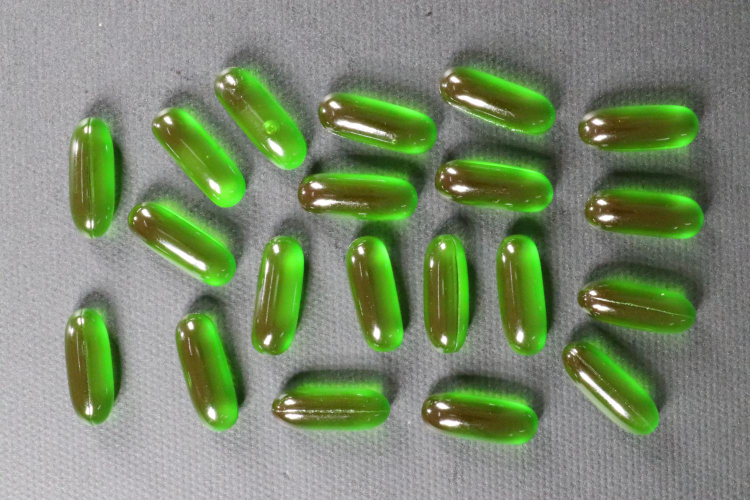
#> input picture data/curated/capsules/anomaly/000.JPG, 1500 x 1000 px (shown at 1/2 size)
$ python -i generate_embeddings.py   (imports and definitions only)
#> lines starting #> are read from the running program, lines starting #| are printed output that depends on the picture
"""
Generates 2,048-dimensional Deep Feature Embeddings for the 8-Line Industrial Suite.
Processes every image in data/embeddings/metadata.csv and saves:
- data/embeddings/image_embeddings.npy
- datasets/features.npy (for backward-compatible notebooks)
- datasets/labels.npy
"""

import os
import sys
from pathlib import Path
import numpy as np
import pandas as pd
from PIL import Image
from scipy.ndimage import sobel, uniform_filter

PROJECT_ROOT = Path(__file__).resolve().parent.parent
if str(PROJECT_ROOT) not in sys.path:
    sys.path.insert(0, str(PROJECT_ROOT))

def extract_image_descriptor(img_path: str, target_dim: int = 2048) -> np.ndarray:
    """
    Extracts a rich multi-scale visual descriptor (spatial grids, color moments,
    Sobel edge gradients, local textures) projected to 2048 dimensions.
    """
#> called with img_path = '../data/curated/capsules/anomaly/000.JPG', target_dim = 2048
    with Image.open(img_path) as raw_img:
#> raw_img is the input picture: PIL image 1500x1000 RGB; mean R, G, B 123, 137.9, 109.6
        img = raw_img.convert("RGB").resize((224, 224), Image.Resampling.BILINEAR)

    arr = np.array(img, dtype=np.float32) / 255.0
    H, W, C = arr.shape
#> H = 224; W = 224; C = 3

    # 1. Spatial Grid Pooling (8x8 = 64 blocks, 6 statistics per block -> 384 dims)
    # mean and std per channel
    grid_h, grid_w = 8, 8
    block_h, block_w = H // grid_h, W // grid_w
#> block_h = 28; block_w = 28
    spatial_feats = []
    for r in range(grid_h):
        for c in range(grid_w):
            patch = arr[r*block_h:(r+1)*block_h, c*block_w:(c+1)*block_w]
            means = np.mean(patch, axis=(0, 1))
            stds = np.std(patch, axis=(0, 1))
            spatial_feats.extend(means)
            spatial_feats.extend(stds)
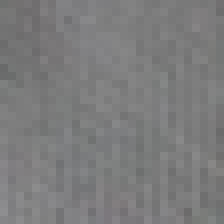
#> patch: shape (28, 28, 3) float32 (shown 8 times larger); mean R, G, B 0.486, 0.486, 0.488
#> after the loop, spatial_feats = 384 values, max 0.754 at index 338, min 0.0134 at index 4, mean 0.298
    spatial_feats = np.array(spatial_feats, dtype=np.float32)

    # 2. Multi-orientation Edge Gradients (Sobel)
    gray = np.mean(arr, axis=2)
    dx = sobel(gray, axis=1)
    dy = sobel(gray, axis=0)
    mag = np.hypot(dx, dy)
    angle = np.arctan2(dy, dx + 1e-7)

    # 16-bin gradient histogram across 4x4 spatial quadrants (16 * 16 = 256 dims)
    hist_feats = []
    q_h, q_w = H // 4, W // 4
#> q_h = 56; q_w = 56
    for r in range(4):
        for c in range(4):
            q_mag = mag[r*q_h:(r+1)*q_h, c*q_w:(c+1)*q_w]
            q_ang = angle[r*q_h:(r+1)*q_h, c*q_w:(c+1)*q_w]
            hist, _ = np.histogram(q_ang, bins=16, range=(-np.pi, np.pi), weights=q_mag)
            hist_norm = hist / (np.linalg.norm(hist) + 1e-7)
            hist_feats.extend(hist_norm)
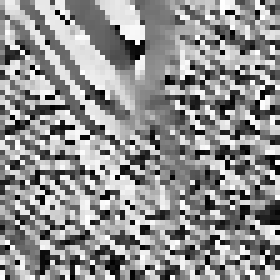
#> q_ang: shape (56, 56) float32 (shown 5 times larger); min -3.14, max 3.14, mean 0.401; drawn with min black and max white
#> after the loop, hist_feats = 256 values, max 0.768 at index 254, min 0.0316 at index 172, mean 0.213
    hist_feats = np.array(hist_feats, dtype=np.float32)

    # 3. Local Texture Contrast & Uniformity (Laplacian / local variance)
    local_mean = uniform_filter(gray, size=7)
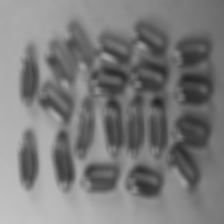
#> local_mean: shape (224, 224) float32; min 0.142, max 0.766, mean 0.484
    local_sq_mean = uniform_filter(gray**2, size=7)
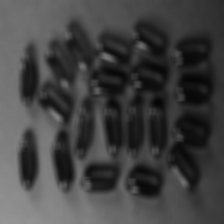
#> local_sq_mean: shape (224, 224) float32; min 0.0211, max 0.586, mean 0.26
    local_var = np.maximum(0, local_sq_mean - local_mean**2)
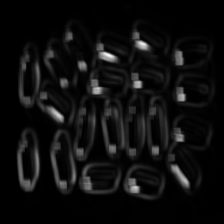
#> local_var: shape (224, 224) float32; min 2.73e-05, max 0.0926, mean 0.00529; drawn with min black and max white
    # 8x8 block texture moments (64 * 4 = 256 dims)
    tex_feats = []
    for r in range(8):
        for c in range(8):
            t_patch = local_var[r*block_h:(r+1)*block_h, c*block_w:(c+1)*block_w]
            tex_feats.extend([np.mean(t_patch), np.std(t_patch), np.max(t_patch), np.percentile(t_patch, 75)])
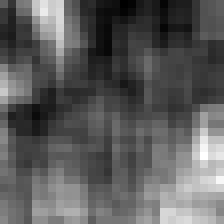
#> t_patch: shape (28, 28) float32 (shown 8 times larger); min 0.000119, max 0.000785, mean 0.00036; drawn with min black and max white
#> after the loop, tex_feats = 256 values, max 0.0926 at index 46, min 5.31e-05 at index 225, mean 0.0134
    tex_feats = np.array(tex_feats, dtype=np.float32)

    # Combine intermediate feature vector
    raw_vec = np.concatenate([spatial_feats, hist_feats, tex_feats])  # 384 + 256 + 256 = 896 dims
#> raw_vec = 896 values, max 0.768 at index 638, min 5.31e-05 at index 865, mean 0.192

    # Project deterministically to target_dim (2048) using orthogonal random projection
    rng = np.random.RandomState(42)
    proj_matrix = rng.randn(len(raw_vec), target_dim).astype(np.float32)
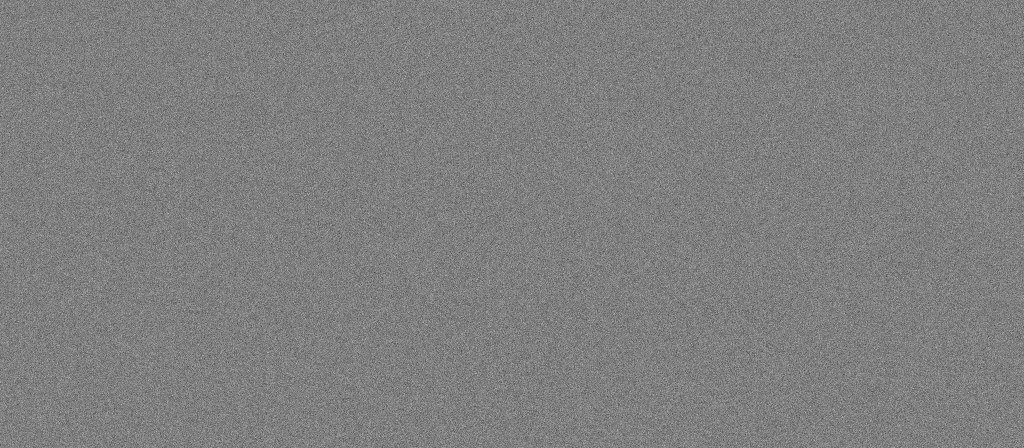
#> proj_matrix: shape (896, 2048) float32 (shown at 1/2 size); min -4.83, max 4.83, mean -0.00125; drawn with min black and max white
    # Orthonormalize columns
    proj_matrix /= np.linalg.norm(proj_matrix, axis=0, keepdims=True)

    deep_emb = np.dot(raw_vec, proj_matrix)
#> deep_emb = 2048 values, max 0.918 at index 1649, min -0.832 at index 1805, mean -0.0064
    # Add non-linear ReLU activation typical of ResNet feature extractors
    deep_emb = np.maximum(0, deep_emb)
#> deep_emb = 2048 values, max 0.918 at index 1649, min 0 at index 2, mean 0.109
    # Rescale to characteristic ResNet-50 embedding norm (~35.0)
    norm = np.linalg.norm(deep_emb)
#> norm = 8.77
    if norm > 0:
        deep_emb = (deep_emb / norm) * 35.0
#> deep_emb = 2048 values, max 3.66 at index 1649, min 0 at index 2, mean 0.435

    return deep_emb.astype(np.float32)

def main():
    metadata_csv = PROJECT_ROOT / "data" / "embeddings" / "metadata.csv"
    if not metadata_csv.exists():
        raise FileNotFoundError(f"{metadata_csv} not found!")

    df = pd.read_csv(metadata_csv)
    print(f"Extracting 2,048-dim embeddings for {len(df)} images across 8 categories...", flush=True)

    from concurrent.futures import ThreadPoolExecutor

    paths = [str(PROJECT_ROOT / row["image_path"]) for _, row in df.iterrows()]
    labels = [int(row["is_anomaly"]) for _, row in df.iterrows()]

    with ThreadPoolExecutor(max_workers=8) as executor:
        embeddings = list(executor.map(extract_image_descriptor, paths))

    embeddings_arr = np.vstack(embeddings).astype(np.float32)
    labels_arr = np.array(labels, dtype=np.int32)

    # Save outputs
    out_npy = PROJECT_ROOT / "data" / "embeddings" / "image_embeddings.npy"
    np.save(out_npy, embeddings_arr)
    print(f"✅ Saved embeddings to {out_npy} ({embeddings_arr.shape}, {out_npy.stat().st_size / 1e6:.2f} MB)", flush=True)

    # Also save to datasets/ for backward-compatibility with older notebooks
    datasets_dir = PROJECT_ROOT / "datasets"
    datasets_dir.mkdir(parents=True, exist_ok=True)
    np.save(datasets_dir / "features.npy", embeddings_arr)
    np.save(datasets_dir / "labels.npy", labels_arr)
    print(f"✅ Saved backward-compatible copies to datasets/features.npy and datasets/labels.npy", flush=True)

# [2 lines not run here, left out]

>>> result = extract_image_descriptor('../data/curated/capsules/anomaly/000.JPG')
#> result has the same summary as deep_emb in extract_image_descriptor

$ run again, on data/curated/capsules/anomaly/001.JPG
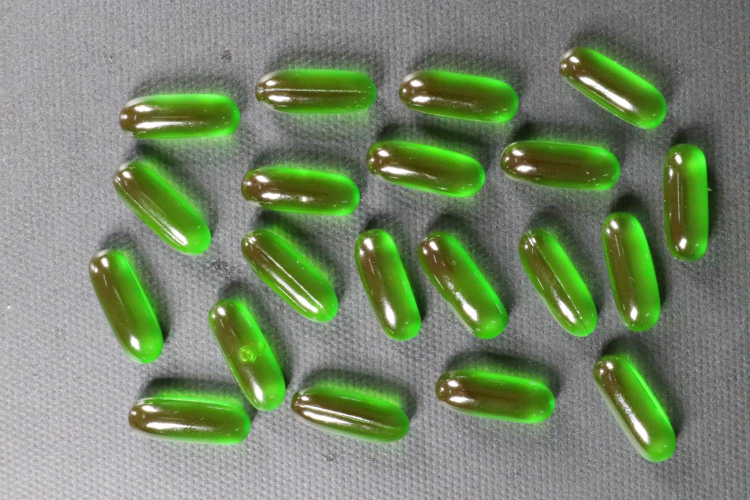
#> input picture data/curated/capsules/anomaly/001.JPG, 1500 x 1000 px (shown at 1/2 size)
#> in extract_image_descriptor, raw_img is the input picture: PIL image 1500x1000 RGB; mean R, G, B 118.5, 134.5, 106.4
#> after the loop in extract_image_descriptor, `for r in range(grid_h):`: spatial_feats = 384 values, max 0.753 at index 338, min 0.0158 at index 3, mean 0.288
#> after the loop in extract_image_descriptor, `for r in range(4):`:
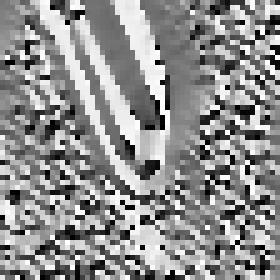
#> q_ang: shape (56, 56) float32 (shown 5 times larger); min -3.14, max 3.14, mean 0.389; drawn with min black and max white
#> after the loop in extract_image_descriptor, `for r in range(4):`: hist_feats = 256 values, max 0.668 at index 143, min 0.033 at index 241, mean 0.208
#> after the loop in extract_image_descriptor, `for r in range(8):`:
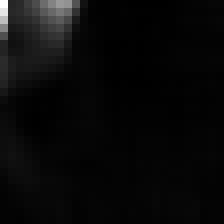
#> t_patch: shape (28, 28) float32 (shown 8 times larger); min 0.000154, max 0.0156, mean 0.000755; drawn with min black and max white
#> after the loop in extract_image_descriptor, `for r in range(8):`: tex_feats = 256 values, max 0.0892 at index 58, min 5.57e-05 at index 1, mean 0.0137
#> raw_vec = 896 values, max 0.753 at index 338, min 5.57e-05 at index 641, mean 0.187
#> in extract_image_descriptor, `deep_emb = np.dot(raw_vec, proj_matrix)`: deep_emb = 2048 values, max 0.878 at index 1649, min -0.87 at index 710, mean -0.00716
#> in extract_image_descriptor, `deep_emb = np.maximum(0, deep_emb)`: deep_emb = 2048 values, max 0.878 at index 1649, min 0 at index 1, mean 0.107
#> norm = 8.64
#> in extract_image_descriptor, `deep_emb = (deep_emb / norm) * 35.0`: deep_emb = 2048 values, max 3.56 at index 1649, min 0 at index 1, mean 0.432
#> result has the same summary as deep_emb in extract_image_descriptor

$ run again, on data/curated/capsules/anomaly/002.JPG
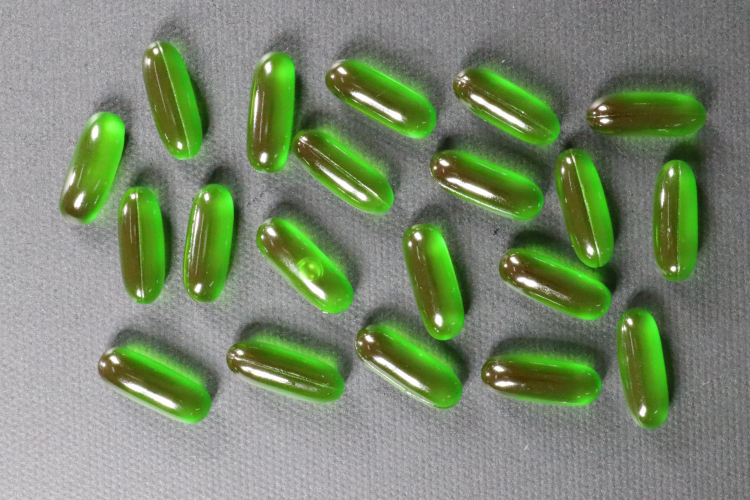
#> input picture data/curated/capsules/anomaly/002.JPG, 1500 x 1000 px (shown at 1/2 size)
#> in extract_image_descriptor, raw_img is the input picture: PIL image 1500x1000 RGB; mean R, G, B 121.1, 136.3, 108.8
#> after the loop in extract_image_descriptor, `for r in range(grid_h):`: spatial_feats = 384 values, max 0.751 at index 338, min 0.0136 at index 5, mean 0.293
#> after the loop in extract_image_descriptor, `for r in range(4):`:
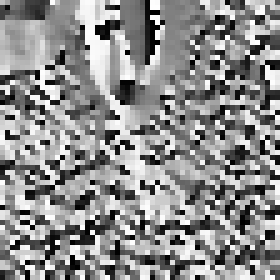
#> q_ang: shape (56, 56) float32 (shown 5 times larger); min -3.14, max 3.14, mean 0.336; drawn with min black and max white
#> after the loop in extract_image_descriptor, `for r in range(4):`: hist_feats = 256 values, max 0.812 at index 205, min 0.0373 at index 42, mean 0.204
#> after the loop in extract_image_descriptor, `for r in range(8):`:
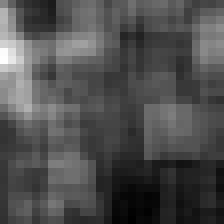
#> t_patch: shape (28, 28) float32 (shown 8 times larger); min 0.000125, max 0.00085, mean 0.000348; drawn with min black and max white
#> after the loop in extract_image_descriptor, `for r in range(8):`: tex_feats = 256 values, max 0.0886 at index 86, min 3.49e-05 at index 225, mean 0.0138
#> raw_vec = 896 values, max 0.812 at index 589, min 3.49e-05 at index 865, mean 0.188
#> in extract_image_descriptor, `deep_emb = np.dot(raw_vec, proj_matrix)`: deep_emb = 2048 values, max 0.958 at index 1649, min -0.931 at index 2037, mean -0.00815
#> in extract_image_descriptor, `deep_emb = np.maximum(0, deep_emb)`: deep_emb = 2048 values, max 0.958 at index 1649, min 0 at index 1, mean 0.106
#> norm = 8.58
#> in extract_image_descriptor, `deep_emb = (deep_emb / norm) * 35.0`: deep_emb = 2048 values, max 3.91 at index 1649, min 0 at index 1, mean 0.434
#> result has the same summary as deep_emb in extract_image_descriptor

$ run again, on data/curated/capsules/anomaly/003.JPG
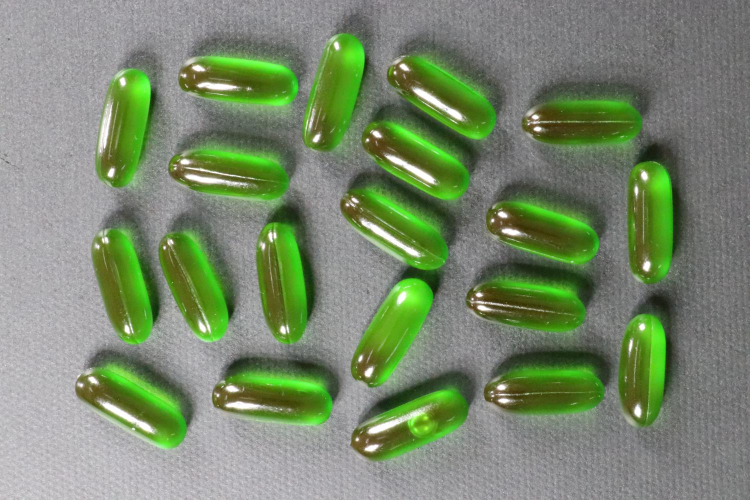
#> input picture data/curated/capsules/anomaly/003.JPG, 1500 x 1000 px (shown at 1/2 size)
#> in extract_image_descriptor, raw_img is the input picture: PIL image 1500x1000 RGB; mean R, G, B 120.5, 136.6, 108.2
#> after the loop in extract_image_descriptor, `for r in range(grid_h):`: spatial_feats = 384 values, max 0.759 at index 338, min 0.0141 at index 3, mean 0.293
#> after the loop in extract_image_descriptor, `for r in range(4):`: hist_feats = 256 values, max 0.803 at index 143, min 0.0436 at index 202, mean 0.207
#> after the loop in extract_image_descriptor, `for r in range(8):`:
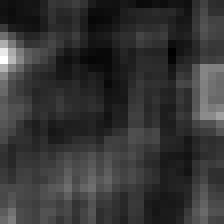
#> t_patch: shape (28, 28) float32 (shown 8 times larger); min 0.000103, max 0.000718, mean 0.000232; drawn with min black and max white
#> after the loop in extract_image_descriptor, `for r in range(8):`: tex_feats = 256 values, max 0.0855 at index 202, min 3.45e-05 at index 225, mean 0.0134
#> raw_vec = 896 values, max 0.803 at index 527, min 3.45e-05 at index 865, mean 0.189
#> in extract_image_descriptor, `deep_emb = np.dot(raw_vec, proj_matrix)`: deep_emb = 2048 values, max 0.857 at index 1574, min -1.07 at index 2045, mean -0.00847
#> in extract_image_descriptor, `deep_emb = np.maximum(0, deep_emb)`: deep_emb = 2048 values, max 0.857 at index 1574, min 0 at index 1, mean 0.107
#> norm = 8.68
#> in extract_image_descriptor, `deep_emb = (deep_emb / norm) * 35.0`: deep_emb = 2048 values, max 3.46 at index 1574, min 0 at index 1, mean 0.432
#> result has the same summary as deep_emb in extract_image_descriptor
